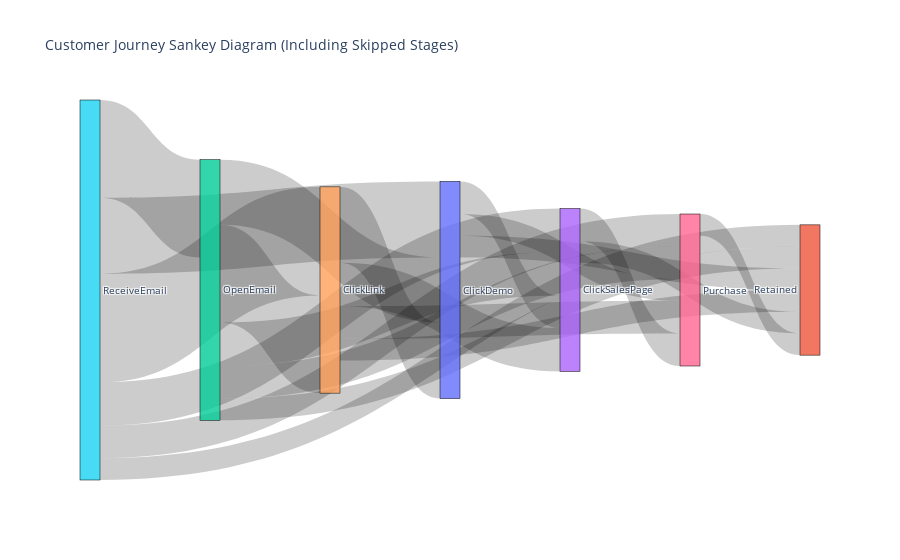

Notebook code cell kept with this figure:
### Code cell
import pandas as pd
import plotly.graph_objects as go

# Original dataset
df = pd.read_excel('CE tunnel sample dataset.xlsx')

# Stages in the customer journey
stages = ["ReceiveEmail", "OpenEmail", "ClickLink", "ClickDemo", "ClickSalesPage", "Purchase", "Retained"]
# Transform data into source-target-value format
flows = []
total_customers = len(df)

# Generate all transitions (including skipped stages)
for i, source in enumerate(stages):
    for j, target in enumerate(stages):
        if i < j:  # Only consider forward transitions
            count = df[(df[source] == "Yes") & (df[target] == "Yes")].shape[0]
            if count > 0:
                percentage = (count / total_customers) * 100
                flows.append({"Source": source, "Target": target, "Value": count, "Percentage": percentage})

sankey_data = pd.DataFrame(flows)

# Create a list of unique labels (stages)
unique_labels = list(set(sankey_data["Source"]).union(set(sankey_data["Target"])))

# Map labels to indices
label_to_index = {label: i for i, label in enumerate(unique_labels)}

# Prepare source, target, and value for Sankey graph
sankey_source = [label_to_index[source] for source in sankey_data["Source"]]
sankey_target = [label_to_index[target] for target in sankey_data["Target"]]
sankey_value = sankey_data["Value"]
sankey_percentage = sankey_data["Percentage"]

# Create link labels with percentages
link_labels = [
    f"{row['Source']} → {row['Target']}: {row['Value']} ({row['Percentage']:.1f}%)"
    for _, row in sankey_data.iterrows()
]

# Plot the Sankey diagram
fig = go.Figure(data=[go.Sankey(
    node=dict(
        label=unique_labels,
        pad=15,
        thickness=20,
        line=dict(color="black", width=0.5)
    ),
    link=dict(
        source=sankey_source,
        target=sankey_target,
        value=sankey_value,
        label=link_labels  # Add labels with percentages
    )
)])

# Add title and show the figure
fig.update_layout(title_text="Customer Journey Sankey Diagram (Including Skipped Stages)", font_size=10)
fig.show()

### Figure 1 — Plotly figure (JSON) as saved in the notebook; plotly's stock layout.template omitted (floating-point values rounded to 4 significant figures)
{"data": [{"link": {"label": ["ReceiveEmail → OpenEmail: 9 (90.0%)", "ReceiveEmail → ClickLink: 10 (100.0%)", "ReceiveEmail → ClickDemo: 7 (70.0%)", "ReceiveEmail → ClickSalesPage: 4 (40.0%)", "ReceiveEmail → Purchase: 3 (30.0%)", "ReceiveEmail → Retained: 2 (20.0%)", "OpenEmail → ClickLink: 9 (90.0%)", "OpenEmail → ClickDemo: 6 (60.0%)", "OpenEmail → ClickSalesPage: 4 (40.0%)", "OpenEmail → Purchase: 3 (30.0%)", "OpenEmail → Retained: 2 (20.0%)", "ClickLink → ClickDemo: 7 (70.0%)", "ClickLink → ClickSalesPage: 4 (40.0%)", "ClickLink → Purchase: 3 (30.0%)", "ClickLink → Retained: 2 (20.0%)", "ClickDemo → ClickSalesPage: 3 (30.0%)", "ClickDemo → Purchase: 2 (20.0%)", "ClickDemo → Retained: 2 (20.0%)", "ClickSalesPage → Purchase: 3 (30.0%)", "ClickSalesPage → Retained: 2 (20.0%)", "Purchase → Retained: 2 (20.0%)"], "source": [5, 5, 5, 5, 5, 5, 2, 2, 2, 2, 2, 4, 4, 4, 4, 0, 0, 0, 3, 3, 6], "target": [2, 4, 0, 3, 6, 1, 4, 0, 3, 6, 1, 0, 3, 6, 1, 3, 6, 1, 6, 1, 1], "value": [9, 10, 7, 4, 3, 2, 9, 6, 4, 3, 2, 7, 4, 3, 2, 3, 2, 2, 3, 2, 2]}, "node": {"label": ["ClickDemo", "Retained", "OpenEmail", "ClickSalesPage", "ClickLink", "ReceiveEmail", "Purchase"], "line": {"color": "black", "width": 0.5}, "pad": 15, "thickness": 20}, "type": "sankey"}], "layout": {"font": {"size": 10}, "title": {"text": "Customer Journey Sankey Diagram (Including Skipped Stages)"}}}
